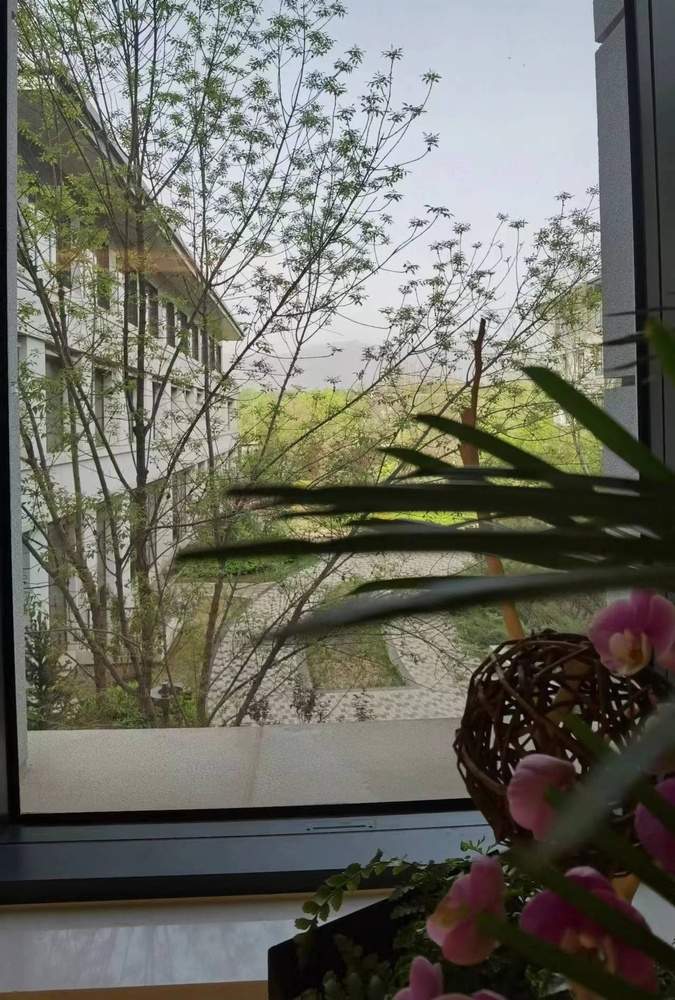
%> input picture 原图及水印/original_image.jpg, 675 x 1000 px, shrunk from 1280 x 1896 before the run
$ octave --eval "result = estimate_rotation_angle(imread('原图及水印/original_image.jpg'));"   (GNU Octave 9; MATLAB toolbox functions it lacks are replaced by stand-ins)
%> lines starting %> are read from the running program, lines starting %| are printed output that depends on the picture; long printed decimals are rounded
function angle = estimate_rotation_angle(image)
    % 转换为灰度图像
    gray_image = rgb2gray(image);
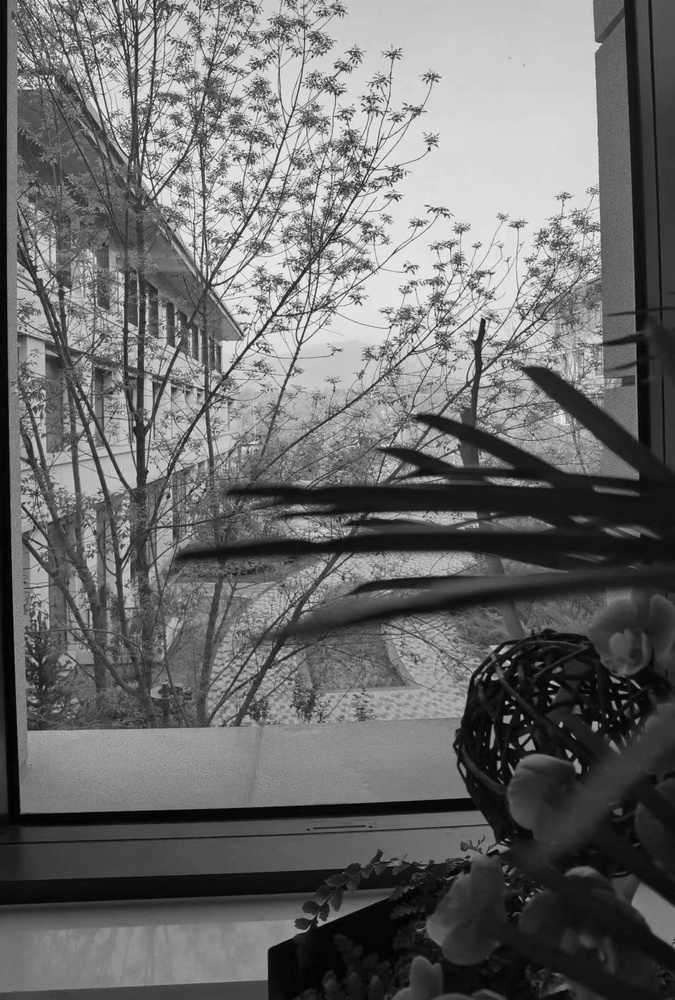
%> gray_image: size 1000x675 uint8; min 0, max 252, mean 107.1

    % 使用Canny算子提取边缘
    edge_image = edge(gray_image, 'Canny');
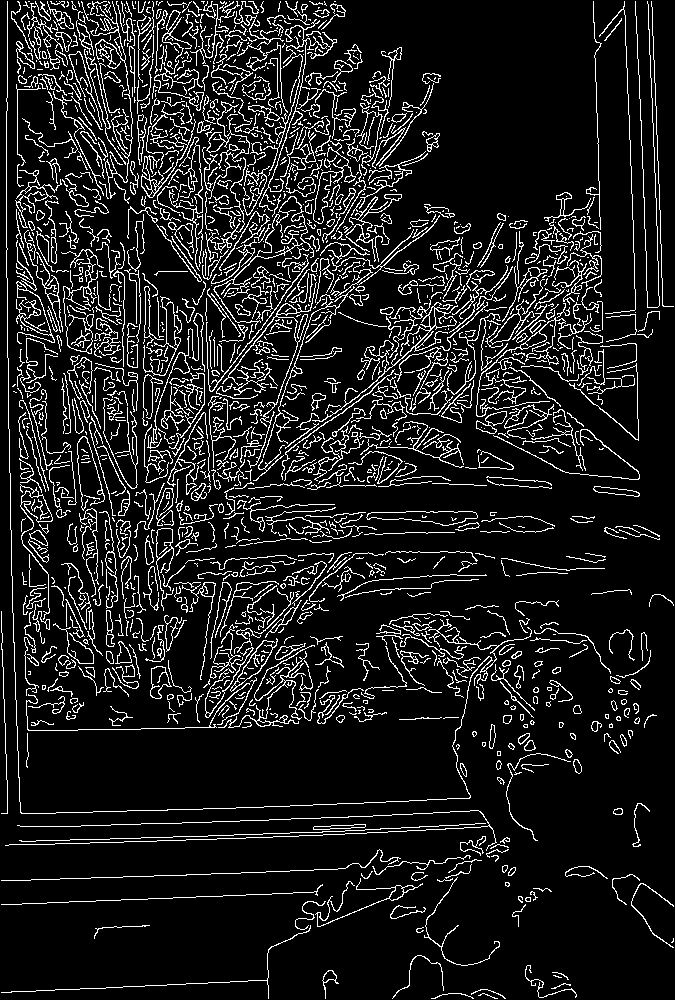
%> edge_image: size 1000x675 logical; 11.2% white in thin lines or dots

    % 使用Hough变换检测直线，返回极坐标系中的直线参数
    [H, theta, rho] = hough(edge_image);
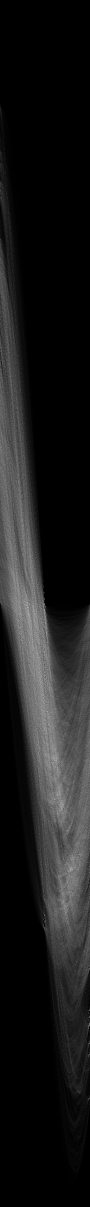
%> H: size 2413x180 double (shown at 1/2 size); min 0, max 296, mean 31.4; drawn with min black and max white
%> theta = 180 values from -90 to 89; rho = 2413 values from -1206 to 1206

    % 找到最显著的直线（即Hough变换中的峰值）
    peaks = houghpeaks(H, 1);
%> peaks = [1216 56]

    % 获取倾斜角度
    angle = theta(peaks(1, 2));
%> angle = -35

    % 将角度转换为弧度
    angle_radians = deg2rad(angle);
%> angle_radians = -0.611

    % 旋转图像以校正倾斜
    rotated_image = imrotate(image, -angle, 'bilinear', 'crop');
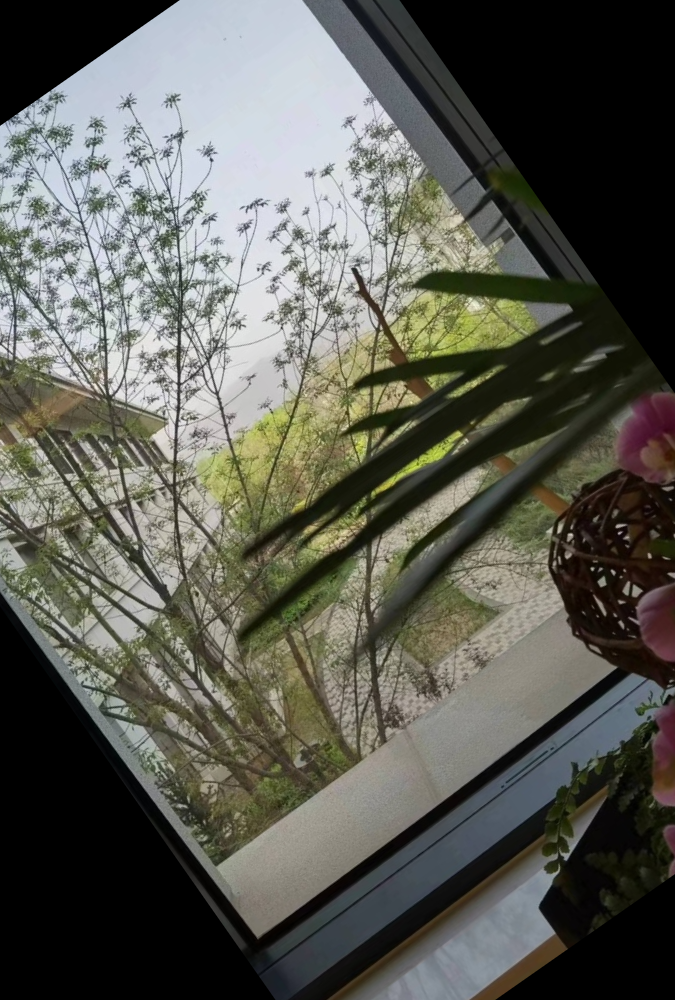
%> rotated_image: size 1000x675x3 uint8; mean R, G, B 91.7, 92.3, 84.2

    % 显示原始图像、边缘图像、检测到的直线和校正后的图像
    figure;
    imshow(imadjust(mat2gray(H)), 'XData', theta, 'YData', rho), title('Hough变换');
%> after `imshow(imadjust(mat2gray(H)), 'XData', theta, 'YData', rho)`:
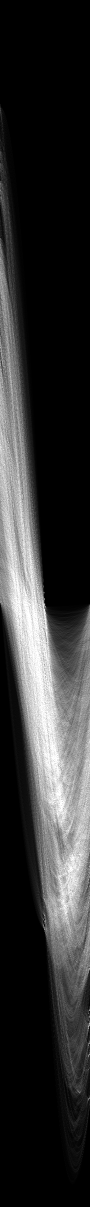
%> displayed picture: size 2413x180, on the screen's scale of 0 to 255 (shown at 1/2 size); min 0, max 255, mean 49.3
    xlabel('\theta'), ylabel('\rho');
    axis on, axis normal;
    hold on;
    plot(theta(peaks(1, 2)), rho(peaks(1, 1)), 's', 'color', 'white');
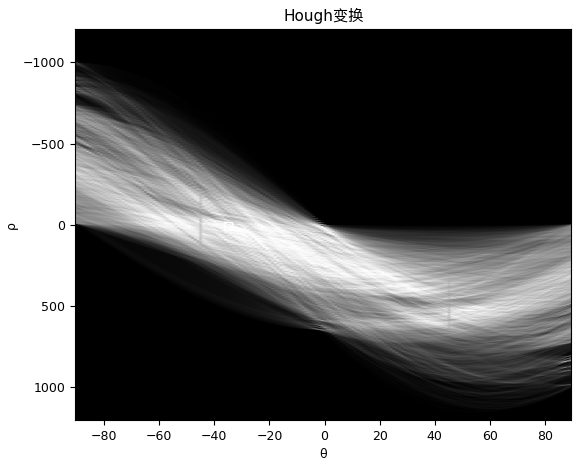
%> figure redrawn from the program's plot data
    hold off;

    % 显示校正角度
    fprintf('检测到的倾斜角度：%f 度\n', angle);
%| 检测到的倾斜角度：-35.000 度

    % % 对图像进行适当的调整
    % adjusted_H = imadjust(mat2gray(H));
    %
    % % 创建图像窗口
    % figure;
    % imshow(adjusted_H, 'XData', theta, 'YData', rho);
    % title('Hough变换');
    %
    % 保存图像到文件
    saveas(gcf, 'Hough.png');

    % 关闭图像窗口
    close(gcf);

    % 返回校正角度
    angle = -angle; % 返回负值，使得顺时针旋转为正
%> angle = 35
end
